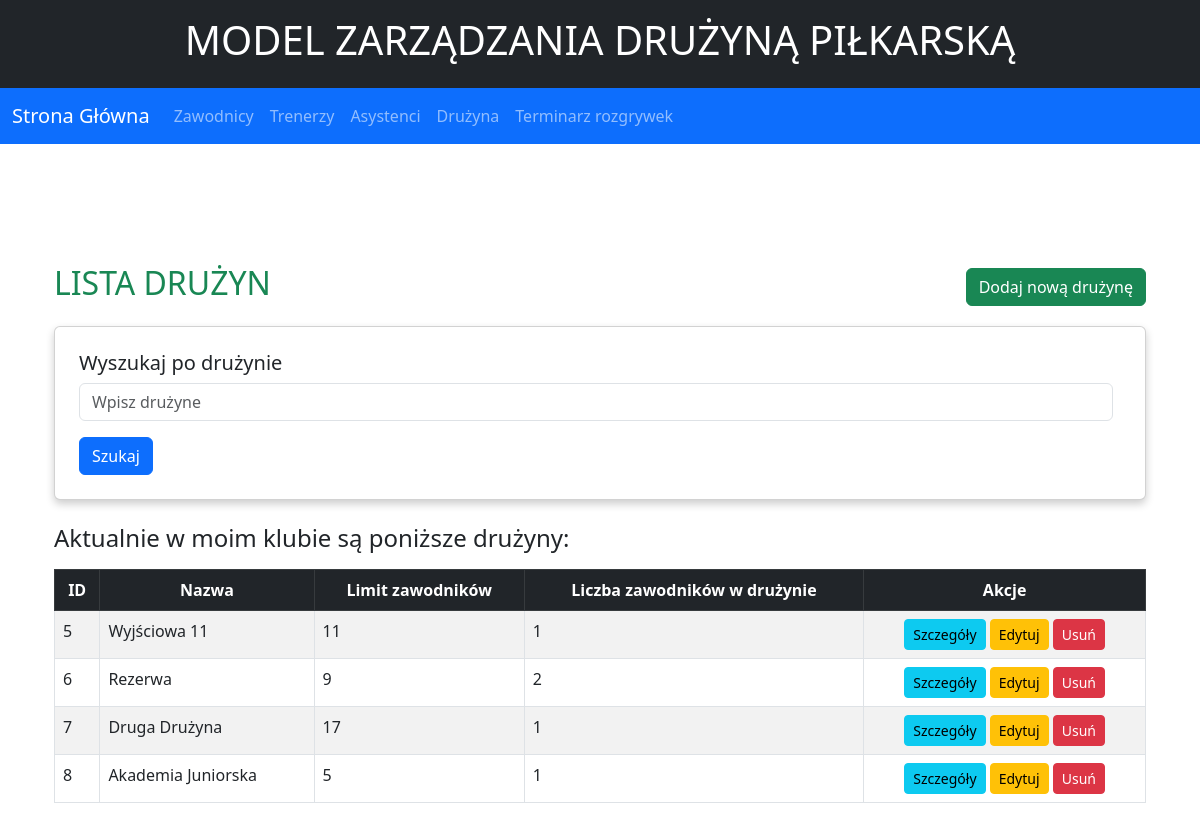
The app's page /team with its own data.
### Legia/models.py (models this page shows, shortened)
class Team(models.Model):
    name = models.CharField(max_length=100, choices=TEAMS)
    capacity = models.PositiveBigIntegerField(null = True)

### Legia/views.py (the view)
# urls.py: path('team', views.team_list, name='team-list'),
def team_list(request):
    teams = Team.objects.all()
    for team in teams:
        team.player_count = team.players.count()
    return render(request, "Legia/team/list.html", {'teams': teams})

### Legia/templates/Legia/team/list.html (shortened to what this page needs)
{% extends "Legia/base.html" %}
{% block content %}
<div class="container mt-4">
    <div class="d-flex justify-content-between align-items-center mb-3">
        <h2 class="text-success">LISTA DRUŻYN</h2>
        <a href="{% url 'team-create' %}" class="btn btn-success">Dodaj nową drużynę</a>
    </div>
    <div class="card p-4 mb-4">
        <h5 class="card-title">Wyszukaj po drużynie</h5>
        <form action="" method="post" class="form-inline">
            <div class="form-group me-2">
                <input
                    type="text"
                    name="phrase"
                    class="form-control"
                    placeholder="Wpisz drużyne"
                    required>
            </div>
            <button type="submit" class="btn btn-primary">Szukaj</button>
        </form>
    </div>
    <h4 class="mb-3">Aktualnie w moim klubie są poniższe drużyny:</h4>
    <div class="table-responsive">
        <table class="table table-striped table-bordered">
            <thead class="table-dark">
                <tr align="center">
                    <th>ID</th>
                    <th>Nazwa</th>
                    <th>Limit zawodników</th>
                    <th>Liczba zawodników w drużynie</th>
                    <th>Akcje</th>
                </tr>
            </thead>
            <tbody>
                {% for team in teams %}
                <tr>
                    <td>{{ team.id }}</td>
                    <td>{{ team.name }}</td>
                    <td>{{ team.capacity }}</td>
                    <td>{{ team.player_count }}</td>
                    <td align="center">
                        <a href="{% url 'team-detail' team.id %}" class="btn btn-info btn-sm">Szczegóły</a>
                        <a href="{% url 'team-update' team.id %}" class="btn btn-warning btn-sm">Edytuj</a>
                        <a href="{% url 'team-delete' team.id %}" class="btn btn-danger btn-sm">Usuń</a>
                    </td>
                </tr>
                {% endfor %}
            </tbody>
        </table>
    </div>
</div>
{% endblock %}

### Legia/static/css/Legia.css (style rules this page uses)
:root { --green: #1b612b; --red: #aa1625; --white: #ffffff; --black: #222427; }
body { font-family: Arial, sans-serif; background-color: #434343; }
a { color: var(--green); text-decoration: none; }
h1, h2, h3 { color: var(--black); }
.container { margin-top: 30px; }
.card { box-shadow: 0 4px 8px rgba(0, 0, 0, 0.2); border-radius: 10px; }

### records on screen
Team: id "5", name "Wyjściowa 11", capacity "11", player_count "1"
Team: id "6", name "Rezerwa", capacity "9", player_count "2"
Team: id "7", name "Druga Drużyna", capacity "17", player_count "1"
Team: id "8", name "Akademia Juniorska", capacity "5", player_count "1"
